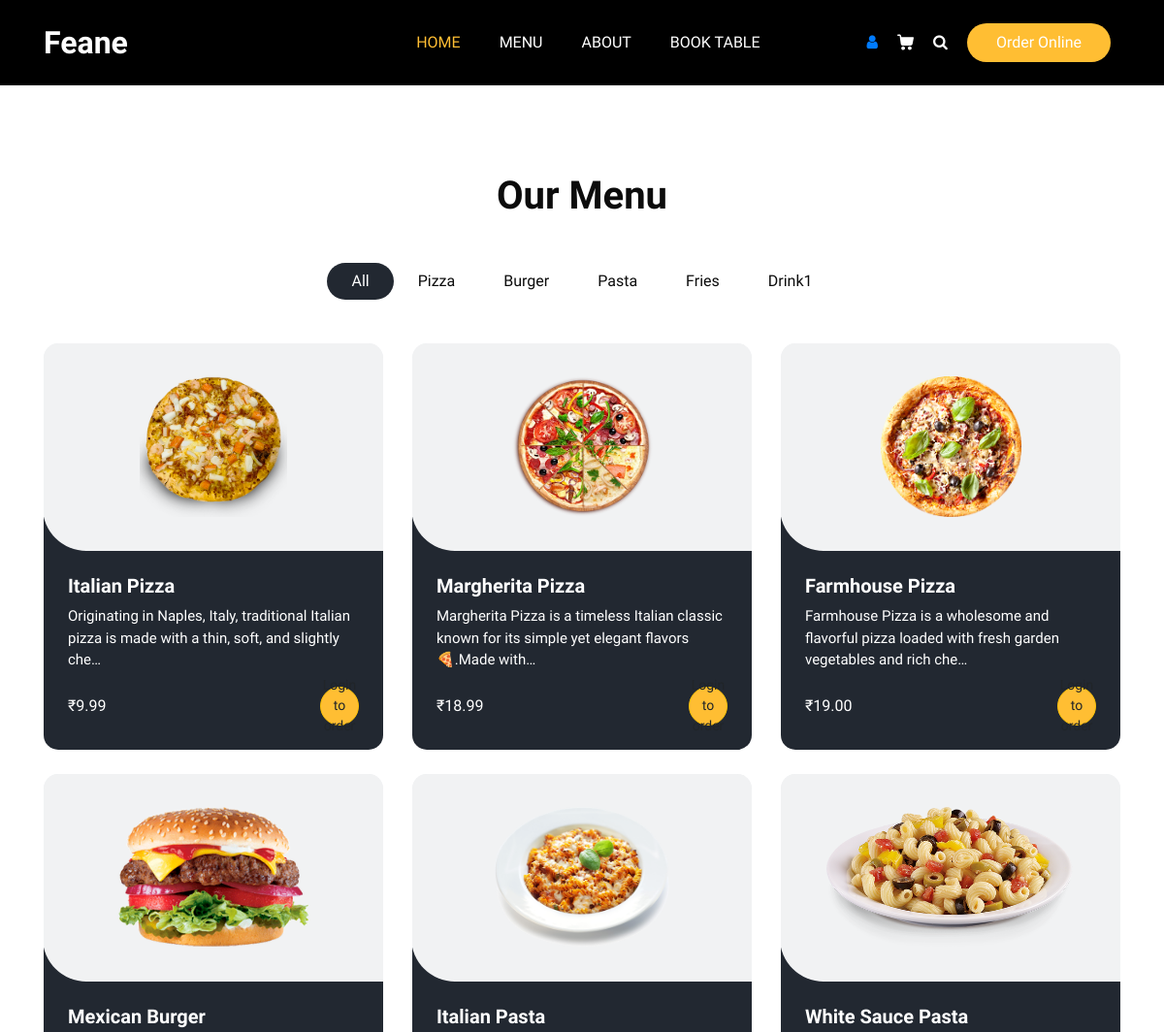
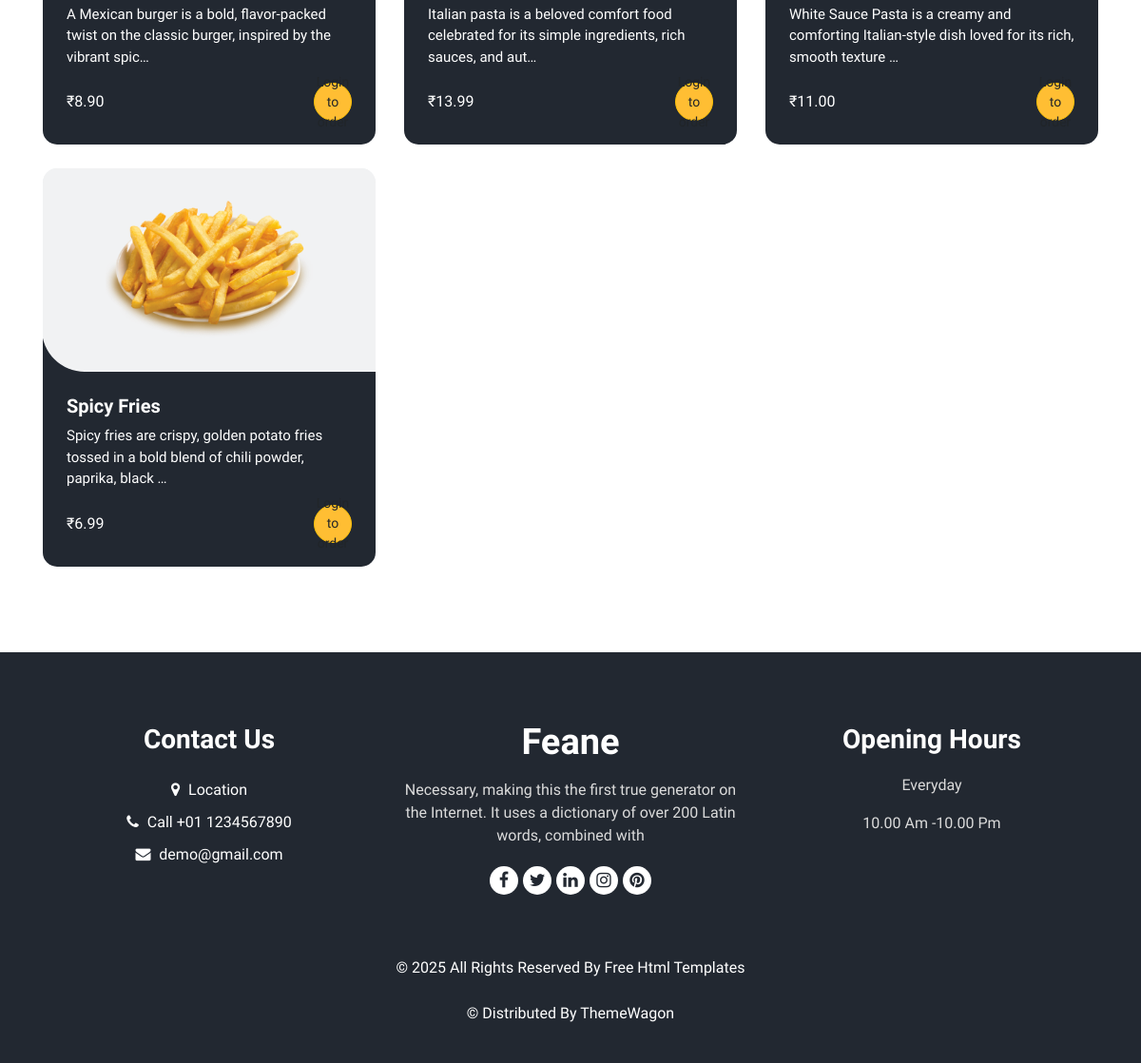
The app's page /menu/ with its own data (2 pictures, top to bottom).
### website/models.py (models this page shows, shortened)
class Category(models.Model):
    name = models.CharField(max_length= 100)
    slug =models.SlugField(max_length= 100, unique=True)

class MenuItem(models.Model):
    category = models.ForeignKey(
        Category,
        on_delete=models.CASCADE,
        related_name='items'
    )
    title = models.CharField(max_length=200)
    description = models.TextField()
    price = models.DecimalField(max_digits=6, decimal_places=2)
    image = models.ImageField(upload_to='menu_items/')
    is_available = models.BooleanField(default=True)

### website/views.py (the view)
# urls.py: path('menu/', views.menu_view, name='menu'),
def menu_view(request):
    categories = Category.objects.prefetch_related('items').all()
    return render(request, 'website/menu.html', {
        'categories': categories
    })

### website/templates/website/menu.html (shortened to what this page needs)
{% load static %}
<!DOCTYPE html>
<html>
<head>
  <link rel="stylesheet" href="{% static 'css/bootstrap.css' %}" />
  <link rel="stylesheet" href="{% static 'css/owl.carousel.min.css' %}" />
  <link rel="stylesheet" href="{% static 'css/nice-select.min.css' %}" />
  <link rel="stylesheet" href="{% static 'css/font-awesome.min.css' %}" />
  <link rel="stylesheet" href="{% static 'css/style.css' %}" />
  <link rel="stylesheet" href="{% static 'css/cart.css' %}" />
</head>
<body class="sub_page">
  {% include 'website/header.html' %}
<section class="food_section layout_padding">
  <div class="container">
    <div class="heading_container heading_center">
      <h2>Our Menu</h2>
    </div>
    <ul class="filters_menu">
      <li class="active" data-filter="*">All</li>
      {% for category in categories %}
        <li data-filter=".{{ category.slug }}">{{ category.name }}</li>
      {% endfor %}
    </ul>
   <div class="filters-content">
  <div class="row grid">
    {% for category in categories %}
      {% for item in category.items.all %}
        {% if item.is_available %}
        <div class="col-sm-6 col-lg-4 all {{ category.slug }}">
          <div class="box">
            <div>
              <div class="img-box">
                <img src="{{ item.image.url }}" alt="{{ item.title }}">
              </div>
              <div class="detail-box">
                <h5>{{ item.title }}</h5>
                <p>{{ item.description|truncatechars:100 }}</p>
                <div class="options">
                  <h6>₹{{ item.price }}</h6>
                  {% if user.is_authenticated %}
                   <button
                       class="order_online add-to-cart-btn "
                         data-item-id="{{ item.id }}"
                         data-qty="0"
                          style="background-color: #ffbe33;
                                color: #ffffff;
                                border: none;
                                padding: 6px 16px;
                                font-size: 14px;
                                font-weight: 600;
                                border-radius: 25px;
                                cursor: pointer;
                                transition: all 0.3s ease;
  "
  onmouseover="this.style.backgroundColor='#e6a800'; this.style.transform='scale(1.05)'"
  onmouseout="this.style.backgroundColor='#ffbe33'; this.style.transform='scale(1)'"
>Add
                    </button>
                  {% else %}
                    <a href="{% url 'login' %}" class="btn btn-sm btn-warning">
                      Login to order
                    </a>
                  {% endif %}
                </div>
              </div>
            </div>
          </div>
        </div>
        {% endif %}
      {% endfor %}
    {% endfor %}
  </div>
</div>
  </div>
</section>
{% include 'website/footer.html' %}
</body>
</html>

### static/css/style.css (style rules this page uses)
body { font-family: "Open Sans", sans-serif; color: #0c0c0c; background-color: #ffffff; overflow-x: hidden; }
.layout_padding { padding: 90px 0; }
h1, h2 { font-family: 'Dancing Script', cursive; }
.heading_container { display: -webkit-box; display: -ms-flexbox; display: flex; -webkit-box-orient: vertical; -webkit-box-direction: normal; -ms-flex-direction: column; flex-direction: column; -webkit-box-align: start; -ms-flex-align: start; align-items: flex-start; }
.heading_container h2 { position: relative; margin-bottom: 0; font-size: 2.5rem; font-weight: bold; }
.heading_container.heading_center { -webkit-box-align: center; -ms-flex-align: center; align-items: center; text-align: center; }
a, a:hover, a:focus { text-decoration: none; }
.btn, .btn:focus { outline: none !important; -webkit-box-shadow: none; box-shadow: none; }
.food_section .filters_menu { padding: 0; display: -webkit-box; display: -ms-flexbox; display: flex; -ms-flex-wrap: wrap; flex-wrap: wrap; -webkit-box-pack: center; -ms-flex-pack: center; justify-content: center; list-style-type: none; margin: 45px 0 20px 0; }
.food_section .filters_menu li { padding: 7px 25px; cursor: pointer; border-radius: 25px; }
.food_section .filters_menu li.active { background-color: #222831; color: #ffffff; }
.food_section .box { position: relative; margin-top: 25px; background-color: #ffffff; border-radius: 10px; color: #ffffff; border-radius: 15px; overflow: hidden; background: linear-gradient(to bottom, #f1f2f3 25px, #222831 25px); }
.food_section .box .img-box { background: #f1f2f3; display: -webkit-box; display: -ms-flexbox; display: flex; -webkit-box-pack: center; -ms-flex-pack: center; justify-content: center; -webkit-box-align: center; -ms-flex-align: center; align-items: center; height: 215px; border-radius: 0 0 0 45px; margin: -1px; padding: 25px; }
.food_section .box .img-box img { max-width: 100%; max-height: 145px; -webkit-transition: all .2s; transition: all .2s; }
.food_section .box .detail-box { padding: 25px; }
.food_section .box .detail-box h5 { font-weight: 600; }
.food_section .box .detail-box p { font-size: 15px; }
.food_section .box .detail-box h6 { margin-top: 10px; }
.food_section .box .options { display: -webkit-box; display: -ms-flexbox; display: flex; -webkit-box-pack: justify; -ms-flex-pack: justify; justify-content: space-between; }
.food_section .box .options a { width: 40px; height: 40px; border-radius: 100%; background: #ffbe33; display: -webkit-box; display: -ms-flexbox; display: flex; -webkit-box-pack: center; -ms-flex-pack: center; justify-content: center; -webkit-box-align: center; -ms-flex-align: center; align-items: center; }

### records on screen
Category: name "Pizza"
Category: name "Burger"
Category: name "Pasta"
Category: name "Fries"
Category: name "Drink1"
MenuItem: image (picture), title "Italian Pizza", description "Originating in Naples, Italy, traditional Italian pizza is made with a thin, soft, and slightly che…", price "9.99"
MenuItem: image (picture), title "Margherita Pizza", description "Margherita Pizza is a timeless Italian classic known for its simple yet elegant flavors 🍕.Made with…", price "18.99"
MenuItem: image (picture), title "Farmhouse Pizza", description "Farmhouse Pizza is a wholesome and flavorful pizza loaded with fresh garden vegetables and rich che…", price "19.00"
MenuItem: image (picture), title "Mexican Burger", description "A Mexican burger is a bold, flavor-packed twist on the classic burger, inspired by the vibrant spic…", price "8.90"
MenuItem: image (picture), title "Italian Pasta", description "Italian pasta is a beloved comfort food celebrated for its simple ingredients, rich sauces, and aut…", price "13.99"
MenuItem: image (picture), title "White Sauce Pasta", description "White Sauce Pasta is a creamy and comforting Italian-style dish loved for its rich, smooth texture …", price "11.00"
MenuItem: image (picture), title "Spicy Fries", description "Spicy fries are crispy, golden potato fries tossed in a bold blend of chili powder, paprika, black …", price "6.99"
